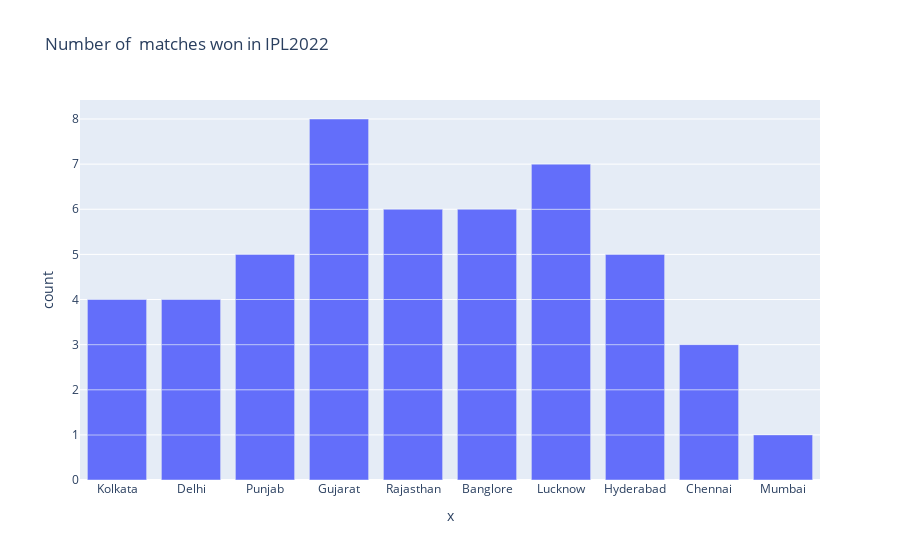

The code cell stored with this chart in its notebook:
### Markdown cell above
Number of matches wob by each team in ipl 2022

### Code cell
figure = px.bar(data, x = data["match_winner"], title ="Number of  matches won in IPL2022")
figure.show()

### Figure 1 — Plotly figure (JSON) as saved in the notebook; plotly's stock layout.template omitted (floating-point values rounded to 4 significant figures)
{"data": [{"hovertemplate": "x=%{x}<br>count=%{y}<extra></extra>", "legendgroup": "", "marker": {"color": "#636efa", "pattern": {"shape": ""}}, "name": "", "orientation": "v", "showlegend": false, "textposition": "auto", "type": "bar", "x": ["Kolkata", "Delhi", "Punjab", "Gujarat", "Rajasthan", "Banglore", "Lucknow", "Kolkata", "Rajasthan", "Gujarat", "Punjab", "Lucknow", "Banglore", "Kolkata", "Lucknow", "Gujarat", "Hyderabad", "Banglore", "Delhi", "Rajasthan", "Hyderabad", "Chennai", "Punjab", "Gujarat", "Hyderabad", "Lucknow", "Banglore", "Hyderabad", "Gujarat", "Rajasthan", "Banglore", "Delhi", "Chennai", "Rajasthan", "Gujarat", "Hyderabad", "Lucknow", "Punjab", "Rajasthan", "Gujarat", "Delhi", "Lucknow", "Gujarat", "Mumbai", "Lucknow", "Chennai", "Kolkata", "Punjab", "Banglore", null, null, null, null], "xaxis": "x", "y": [1, 1, 1, 1, 1, 1, 1, 1, 1, 1, 1, 1, 1, 1, 1, 1, 1, 1, 1, 1, 1, 1, 1, 1, 1, 1, 1, 1, 1, 1, 1, 1, 1, 1, 1, 1, 1, 1, 1, 1, 1, 1, 1, 1, 1, 1, 1, 1, 1, 1, 1, 1, 1], "yaxis": "y"}], "layout": {"barmode": "relative", "legend": {"tracegroupgap": 0}, "title": {"text": "Number of  matches won in IPL2022"}, "xaxis": {"anchor": "y", "domain": [0, 1], "title": {"text": "x"}}, "yaxis": {"anchor": "x", "domain": [0, 1], "title": {"text": "count"}}}}
